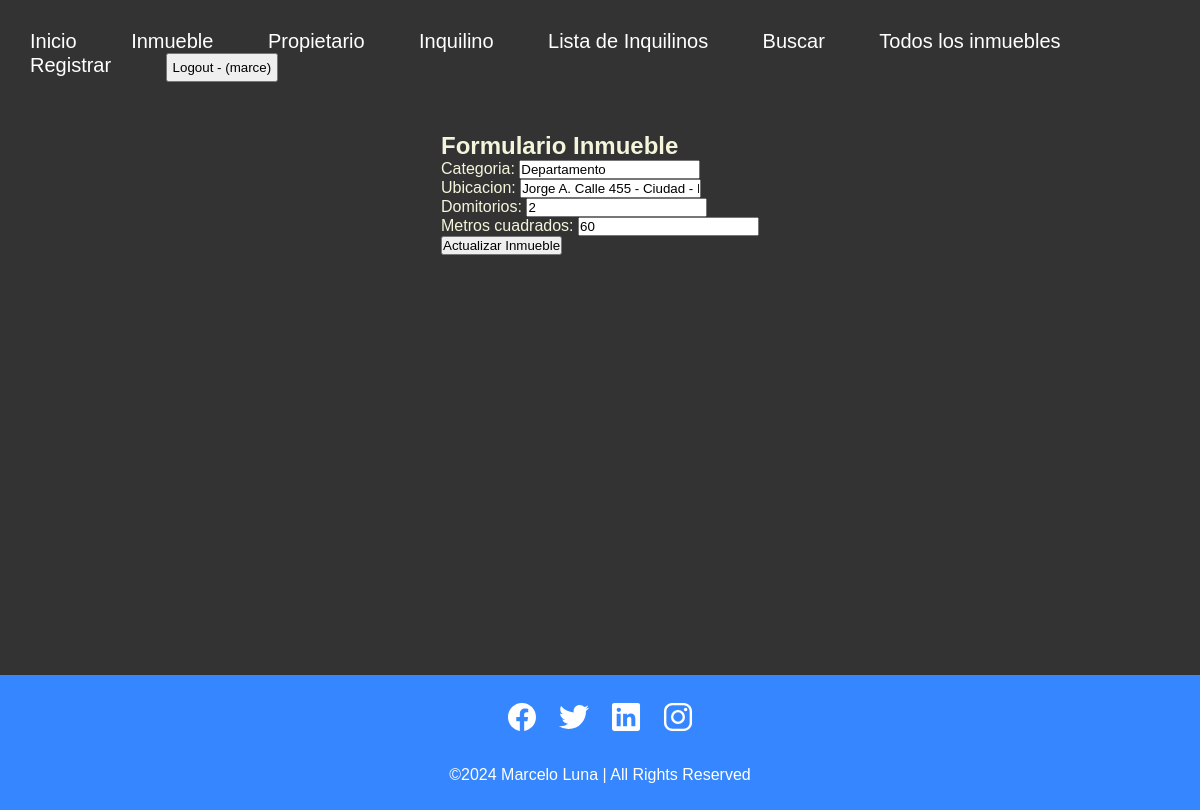
The page /editar-inmuebles/10 (signed in) on the database as committed earlier.
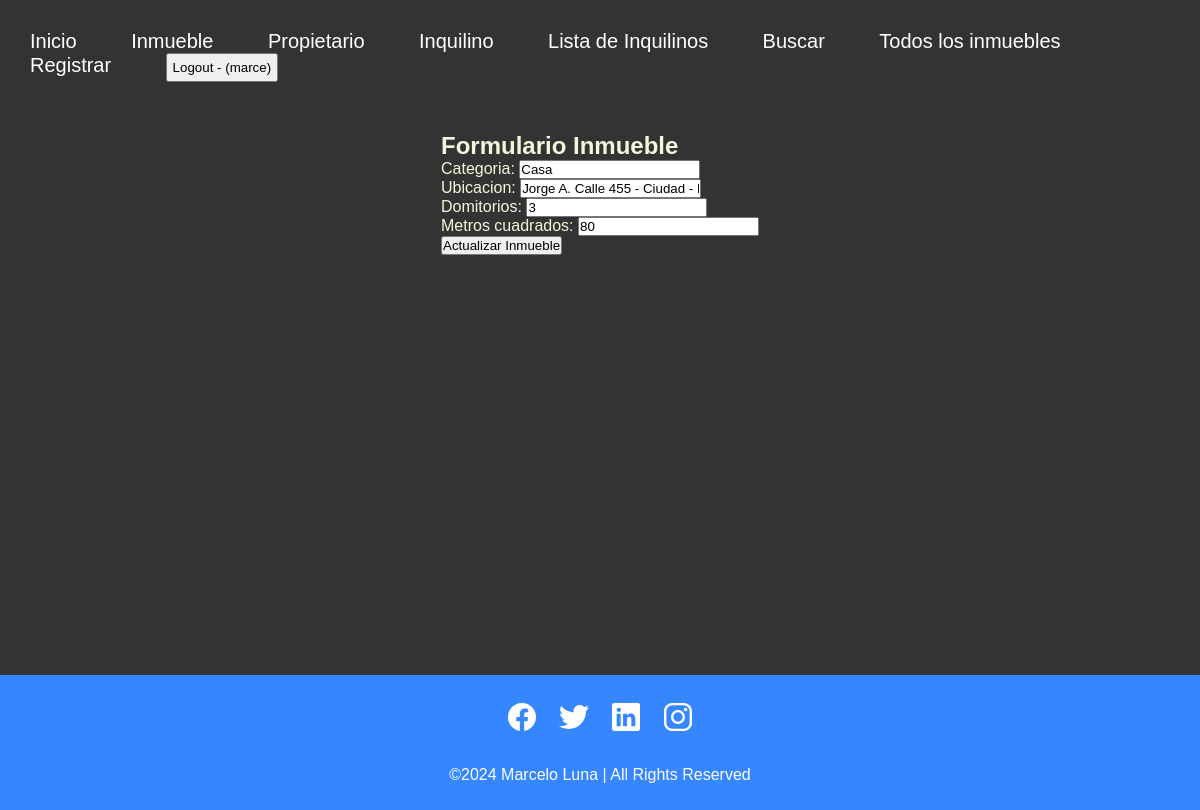
The same page on the database as committed later.
### app/models.py (models this page shows, shortened)
class Inmueble(models.Model):
    categoria = models.CharField(max_length=30)
    ubicacion = models.CharField(max_length=50)
    domitorios = models.IntegerField()
    metros_cuadrados = models.IntegerField()

### app/views.py (the view)
# urls.py: path('editar-inmuebles/<int:id>', editar_inmueble, name='editar_inmuebles'),
@login_required()
def editar_inmueble(req, id):
    if req.method == 'POST':
        mi_formulario_inmueble = Inmueble_Formulario(req.POST)
        if mi_formulario_inmueble.is_valid():
            data = mi_formulario_inmueble.cleaned_data
            mi_inmueble = Inmueble.objects.get(id = id)
            mi_inmueble.categoria = data['categoria']
            mi_inmueble.ubicacion = data['ubicacion']
            mi_inmueble.domitorios = data['domitorios']
            mi_inmueble.metros_cuadrados = data['metros_cuadrados']
            mi_inmueble.save()
            return render(req, "message.html", {"message": "Inmueble actualizado con éxito"})
        else:
            return render(req, "message.html", {"message": "Datos inválidos"})
    else:
        mi_inmueble = Inmueble.objects.get(id = id) # en la variable "mi_inmueble" guardo los datos que contiene el registro cargado en la base de datos cuyo id coincida con el criterio de busqueda el manager .get(id = id)
        mi_formulario_inmueble = Inmueble_Formulario(initial={
            "categoria": mi_inmueble.categoria,
            "ubicacion": mi_inmueble.ubicacion,
            "domitorios": mi_inmueble.domitorios,
            "metros_cuadrados": mi_inmueble.metros_cuadrados
        })
        return render(req, "editar_inmuebles.html", {"mi_formulario_inmueble": mi_formulario_inmueble, "id": mi_inmueble.id})

### app/forms.py
class Inmueble_Formulario(forms.Form):
    categoria = forms.CharField(max_length=30)
    ubicacion = forms.CharField(max_length=50)
    domitorios = forms.IntegerField()
    metros_cuadrados = forms.IntegerField()

### app/templates/editar_inmuebles.html
{% extends 'padre.html' %}
{% block contenido_que_cambia %}
<form class="form" action="{% url 'editar_inmuebles' id %}" method="post"> {% csrf_token %}
    <h2>Formulario Inmueble</h2>
    {{mi_formulario_inmueble.as_p}}
    <button type="submit"> Actualizar Inmueble</button>
</form>
{% endblock contenido_que_cambia %}

Rows that differ between the two databases and show on the page:
changed Inmueble "Jorge A. Calle 455 - Ciudad - Mendoza": categoria "Departamento" → "Casa"; domitorios "2" → "3"; metros_cuadrados "60" → "80"
